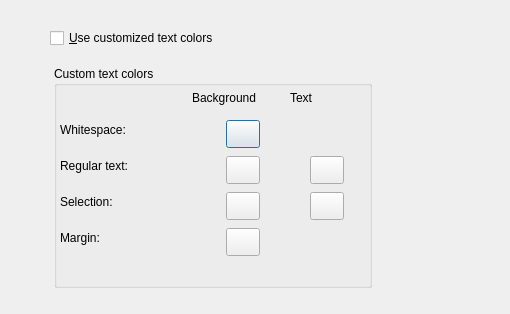
<?xml version="1.0" encoding="UTF-8"?><ui version="4.0"><class>IDD_PROPPAGE_COLORS_TEXT</class>
<widget class="QDialog" name="IDD_PROPPAGE_COLORS_TEXT">
<property name="geometry">
<rect><x>0</x><y>0</y>
<width>510</width><height>314</height></rect></property>
<property name="windowTitle"><string>Dialog</string></property>
<widget class="QGroupBox" name="IDC_CUSTOM_COLORS_GROUP">
<property name="geometry">
<rect><x>54</x><y>66</y><width>318</width><height>222</height></rect></property>
<property name="title"><string>Custom text colors</string></property>
<widget class="QLabel" name="IDC_WHITESPACE_COLOR_LABEL">
<property name="geometry">
<rect><x>6</x><y>54</y><width>92</width><height>20</height></rect></property>
<property name="text"><string>Whitespace:</string></property>
<property name="inputMethodHints"><set>Qt::ImhMultiLine</set></property><property name="wordWrap"><bool>true</bool></property></widget>
<widget class="QLabel" name="IDC_TEXT_COLOR_LABEL">
<property name="geometry">
<rect><x>6</x><y>90</y><width>122</width><height>20</height></rect></property>
<property name="text"><string>Regular text:</string></property>
<property name="inputMethodHints"><set>Qt::ImhMultiLine</set></property><property name="wordWrap"><bool>true</bool></property></widget>
<widget class="QLabel" name="IDC_SELECTION_COLOR_LABEL">
<property name="geometry">
<rect><x>6</x><y>126</y><width>122</width><height>20</height></rect></property>
<property name="text"><string>Selection:</string></property>
<property name="inputMethodHints"><set>Qt::ImhMultiLine</set></property><property name="wordWrap"><bool>true</bool></property></widget>
<widget class="QLabel" name="IDC_BACKGROUND_COLUMN_LABEL">
<property name="geometry">
<rect><x>138</x><y>22</y><width>100</width><height>20</height></rect></property>
<property name="text"><string>Background</string></property>
<property name="inputMethodHints"><set>Qt::ImhMultiLine</set></property><property name="wordWrap"><bool>true</bool></property></widget>
<widget class="QLabel" name="IDC_TEXT_COLUMN_LABEL">
<property name="geometry">
<rect><x>236</x><y>22</y><width>58</width><height>20</height></rect></property>
<property name="text"><string>Text</string></property>
<property name="inputMethodHints"><set>Qt::ImhMultiLine</set></property><property name="wordWrap"><bool>true</bool></property></widget>
<widget class="QPushButton" name="IDC_WHITESPACE_BKGD_COLOR">
<property name="geometry">
<rect><x>172</x><y>54</y><width>34</width><height>28</height></rect></property>
</widget>
<widget class="QPushButton" name="IDC_REGULAR_BKGD_COLOR">
<property name="geometry">
<rect><x>172</x><y>90</y><width>34</width><height>28</height></rect></property>
</widget>
<widget class="QPushButton" name="IDC_SELECTION_BKGD_COLOR">
<property name="geometry">
<rect><x>172</x><y>126</y><width>34</width><height>28</height></rect></property>
</widget>
<widget class="QPushButton" name="IDC_SELECTION_TEXT_COLOR">
<property name="geometry">
<rect><x>256</x><y>126</y><width>34</width><height>28</height></rect></property>
</widget>
<widget class="QPushButton" name="IDC_REGULAR_TEXT_COLOR">
<property name="geometry">
<rect><x>256</x><y>90</y><width>34</width><height>28</height></rect></property>
</widget>
<widget class="QLabel" name="IDC_MARGIN_COLOR_LABEL">
<property name="geometry">
<rect><x>6</x><y>162</y><width>122</width><height>20</height></rect></property>
<property name="text"><string>Margin:</string></property>
<property name="inputMethodHints"><set>Qt::ImhMultiLine</set></property><property name="wordWrap"><bool>true</bool></property></widget>
<widget class="QPushButton" name="IDC_MARGIN_BKGD_COLOR">
<property name="geometry">
<rect><x>172</x><y>162</y><width>34</width><height>28</height></rect></property>
</widget>
</widget>
<widget class="QCheckBox" name="IDC_DEFAULT_STANDARD_COLORS">
<property name="geometry">
<rect><x>50</x><y>28</y><width>322</width><height>20</height></rect></property>
<property name="text"><string>&amp;Use customized text colors</string></property>
</widget>
</widget><resources/><connections/></ui>
